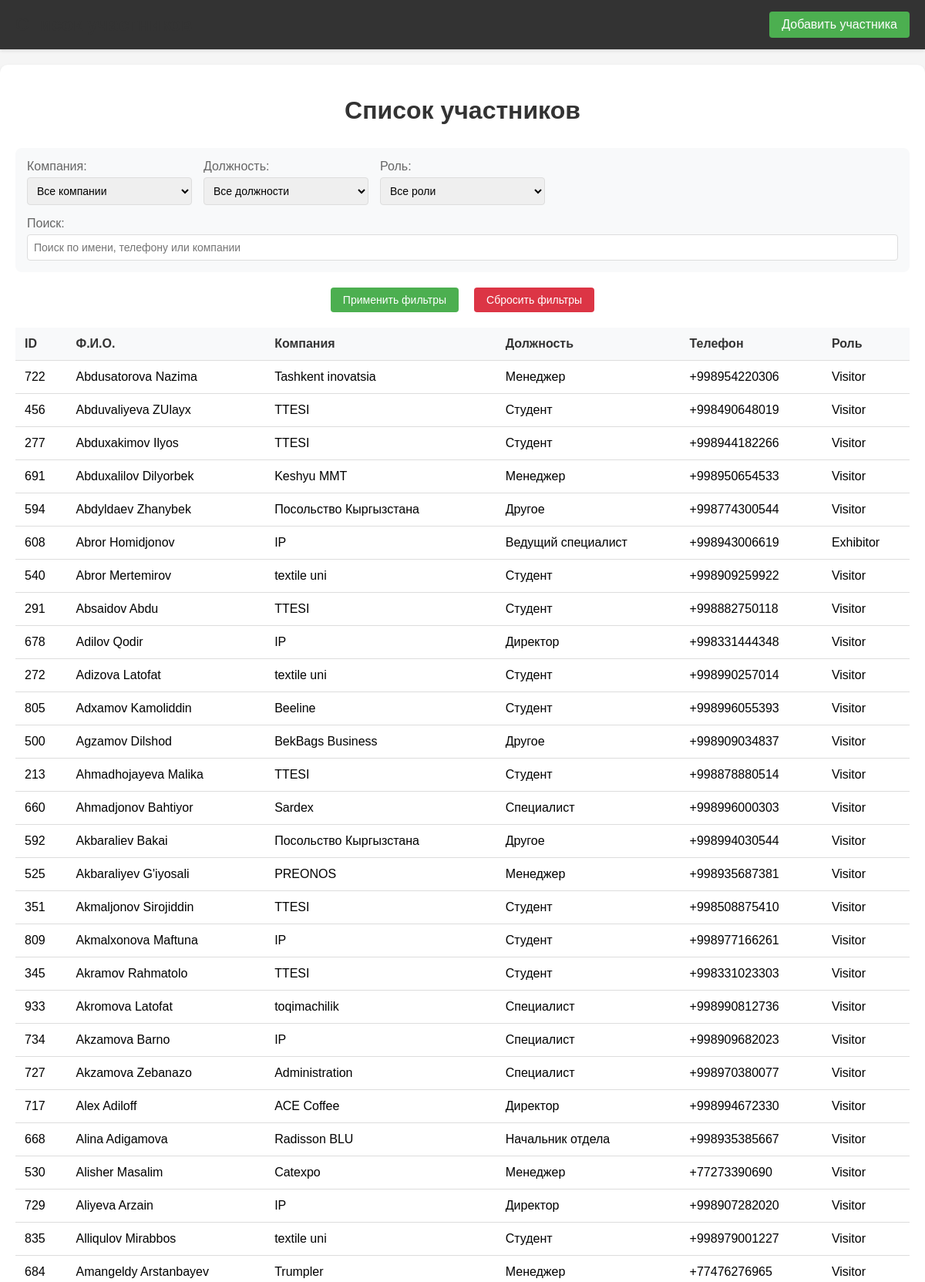
Page /members-list/?page=2 (signed in, upper part) on the committed database.
### api/models.py (models this page shows, shortened)
class Member(models.Model):
    name = models.CharField(max_length=100, verbose_name="Ф. И. О.")
    company = models.ForeignKey(Company, on_delete=models.CASCADE, verbose_name="Компания")
    position = models.ForeignKey(Position, on_delete=models.PROTECT, verbose_name="Должность")
    phone = models.CharField(max_length=15, verbose_name="Телефон")
    role = models.IntegerField(choices=ROLE_CHOISES.choices, default=3)
    qr_code = models.ImageField(upload_to='qr_codes/members/', blank=True, null=True)
    registration_time = models.TimeField(auto_now_add=True, verbose_name="Дата регистрации")

class Company(models.Model):
    name = models.CharField(max_length=100)

class Position(models.Model):
    name = models.CharField(max_length=100, verbose_name="Название должности")
    code = models.CharField(max_length=20, unique=True, verbose_name="Код должности")
    class Meta:
        ordering = ['name']
        verbose_name = "Должность"
        verbose_name_plural = "Должности"

### api/views.py (the view)
@user_passes_test(lambda u: u.is_superuser)
def members_list_view(request):
    members = Member.objects.all().order_by('name')
    company_filter = request.GET.get('company')
    position_filter = request.GET.get('position')
    role_filter = request.GET.get('role')
    search_query = request.GET.get('search')
    if company_filter:
        members = members.filter(company__id=company_filter)
    if position_filter:
        members = members.filter(position__id=position_filter)
    if role_filter:
        members = members.filter(role=role_filter)
    if search_query:
        members = members.filter(
            Q(name__icontains=search_query) |
            Q(phone__icontains=search_query) |
            Q(company__name__icontains=search_query)
        )
    page = request.GET.get('page', 1)
    paginator = Paginator(members, 50)
    try:
        members_page = paginator.page(page)
    except PageNotAnInteger:
        members_page = paginator.page(1)
    except EmptyPage:
        members_page = paginator.page(paginator.num_pages)
    companies = Company.objects.all().order_by('name')
    positions = Position.objects.all().order_by('name')
    return render(request, 'members_list.html', {
        'members': members_page,
        'companies': companies,
        'positions': positions,
        'roles': ROLE_CHOISES.choices,
        'current_filters': {
            'company': company_filter,
            'position': position_filter,
            'role': role_filter,
            'search': search_query
        }
    })

### template/members_list.html (shortened to what this page needs)
{% load static %}
<!DOCTYPE html>
<html lang="ru">
<head>
</head>
<body>
    <header class="header">
        <div class="header-container">
            <h1 class="header-title">Список участников</h1>
            <nav class="header-nav">
                <a href="{% url 'add_member' %}" class="header-link">Добавить участника</a>
            </nav>
        </div>
    </header>
    <div class="container">
        <h1>Список участников</h1>
        <form method="GET" action="{% url 'members_list' %}">
            <div class="filters">
                <div class="filter-group">
                    <label for="company">Компания:</label>
                    <select name="company" id="company">
                        <option value="">Все компании</option>
                    </select>
                </div>
                <div class="filter-group">
                    <label for="position">Должность:</label>
                    <select name="position" id="position">
                        <option value="">Все должности</option>
                    </select>
                </div>
                <div class="filter-group">
                    <label for="role">Роль:</label>
                    <select name="role" id="role">
                        <option value="">Все роли</option>
                    </select>
                </div>
                <div class="filter-group search-box">
                    <label for="search">Поиск:</label>
                    <input type="text" name="search" id="search" placeholder="Поиск по имени, телефону или компании"
                           value="{{ current_filters.search|default:'' }}">
                </div>
            </div>
            <div class="buttons-container">
                <button type="submit">Применить фильтры</button>
                <button type="button" class="clear-filters" onclick="window.location.href='{% url 'members_list' %}'">
                    Сбросить фильтры
                </button>
            </div>
        </form>
        {% if members %}
            <table class="members-table">
                <thead>
                    <tr>
                        <th>ID</th>
                        <th>Ф.И.О.</th>
                        <th>Компания</th>
                        <th>Должность</th>
                        <th>Телефон</th>
                        <th>Роль</th>
                    </tr>
                </thead>
                <tbody>
                    {% for member in members %}
                        <tr>
                            <td>{{ member.id }}</td>
                            <td>{{ member.name }}</td>
                            <td>{{ member.company.name }}</td>
                            <td>{{ member.position.name }}</td>
                            <td>{{ member.phone }}</td>
                            <td>{{ member.get_role_display }}</td>
                        </tr>
                    {% endfor %}
                </tbody>
            </table>
        {% else %}
            <div class="no-results">
                Участники не найдены
            </div>
        {% endif %}
    </div>
</body>
</html>

### template/members_list.html (style rules this page uses)
body { font-family: Arial, sans-serif; margin: 0; padding: 0; background-color: #f5f5f5; }
.header { background-color: #333; color: white; padding: 15px 0; box-shadow: 0 2px 4px rgba(0, 0, 0, 0.1); }
.header-container { max-width: 1200px; margin: 0 auto; display: flex; justify-content: space-between; align-items: center; padding: 0 20px; }
.header-title { margin: 0; font-size: 1.5rem; }
.header-nav { display: flex; gap: 20px; }
.header-link { color: white; text-decoration: none; padding: 8px 16px; border-radius: 4px; background-color: #4CAF50; transition: background-color 0.3s; }
.container { max-width: 1200px; margin: 20px auto; background-color: white; padding: 20px; border-radius: 10px; box-shadow: 0 2px 4px rgba(0, 0, 0, 0.1); }
h1 { color: #333; text-align: center; margin-bottom: 30px; }
.filters { display: grid; grid-template-columns: repeat(auto-fit, minmax(200px, 1fr)); gap: 15px; margin-bottom: 20px; padding: 15px; background-color: #f8f9fa; border-radius: 8px; }
.filter-group { display: flex; flex-direction: column; }
.filter-group label { margin-bottom: 5px; color: #666; }
select, input[type="text"] { padding: 8px; border: 1px solid #ddd; border-radius: 4px; font-size: 14px; }
.search-box { grid-column: 1 / -1; }
button { padding: 8px 16px; background-color: #4CAF50; color: white; border: none; border-radius: 4px; cursor: pointer; font-size: 14px; }
.members-table { width: 100%; border-collapse: collapse; margin-top: 20px; }
.members-table th, .members-table td { padding: 12px; text-align: left; border-bottom: 1px solid #ddd; }
.members-table th { background-color: #f8f9fa; font-weight: bold; color: #333; }
.clear-filters { background-color: #dc3545; margin-left: 10px; }
.buttons-container { display: flex; justify-content: center; gap: 10px; margin-top: 15px; }

### rows in the picture
Member: id "722", name "Abdusatorova Nazima", company.name "Tashkent inovatsia", position.name "Менеджер", phone "+998954220306", role "Visitor"
Member: id "456", name "Abduvaliyeva ZUlayx", company.name "TTESI", position.name "Студент", phone "+998490648019", role "Visitor"
Member: id "277", name "Abduxakimov Ilyos", company.name "TTESI", position.name "Студент", phone "+998944182266", role "Visitor"
Member: id "691", name "Abduxalilov Dilyorbek", company.name "Keshyu MMT", position.name "Менеджер", phone "+998950654533", role "Visitor"
Member: id "594", name "Abdyldaev Zhanybek", company.name "Посольство Кыргызстана", position.name "Другое", phone "+998774300544", role "Visitor"
Member: id "608", name "Abror Homidjonov", company.name "IP", position.name "Ведущий специалист", phone "+998943006619", role "Exhibitor"
Member: id "540", name "Abror Mertemirov", company.name "textile uni", position.name "Студент", phone "+998909259922", role "Visitor"
Member: id "291", name "Absaidov Abdu", company.name "TTESI", position.name "Студент", phone "+998882750118", role "Visitor"
Member: id "678", name "Adilov Qodir", company.name "IP", position.name "Директор", phone "+998331444348", role "Visitor"
Member: id "272", name "Adizova Latofat", company.name "textile uni", position.name "Студент", phone "+998990257014", role "Visitor"
Member: id "805", name "Adxamov Kamoliddin", company.name "Beeline", position.name "Студент", phone "+998996055393", role "Visitor"
Member: id "500", name "Agzamov Dilshod", company.name "BekBags Business", position.name "Другое", phone "+998909034837", role "Visitor"
Member: id "213", name "Ahmadhojayeva Malika", company.name "TTESI", position.name "Студент", phone "+998878880514", role "Visitor"
Member: id "660", name "Ahmadjonov Bahtiyor", company.name "Sardex", position.name "Специалист", phone "+998996000303", role "Visitor"
Member: id "592", name "Akbaraliev Bakai", company.name "Посольство Кыргызстана", position.name "Другое", phone "+998994030544", role "Visitor"
Member: id "525", name "Akbaraliyev G'iyosali", company.name "PREONOS", position.name "Менеджер", phone "+998935687381", role "Visitor"
Member: id "351", name "Akmaljonov Sirojiddin", company.name "TTESI", position.name "Студент", phone "+998508875410", role "Visitor"
Member: id "809", name "Akmalxonova Maftuna", company.name "IP", position.name "Студент", phone "+998977166261", role "Visitor"
Member: id "345", name "Akramov Rahmatolo", company.name "TTESI", position.name "Студент", phone "+998331023303", role "Visitor"
Member: id "933", name "Akromova Latofat", company.name "toqimachilik", position.name "Специалист", phone "+998990812736", role "Visitor"
Member: id "734", name "Akzamova Barno", company.name "IP", position.name "Специалист", phone "+998909682023", role "Visitor"
Member: id "727", name "Akzamova Zebanazo", company.name "Administration", position.name "Специалист", phone "+998970380077", role "Visitor"
Member: id "717", name "Alex Adiloff", company.name "ACE Coffee", position.name "Директор", phone "+998994672330", role "Visitor"
Member: id "668", name "Alina Adigamova", company.name "Radisson BLU", position.name "Начальник отдела", phone "+998935385667", role "Visitor"
Member: id "530", name "Alisher Masalim", company.name "Catexpo", position.name "Менеджер", phone "+77273390690", role "Visitor"
Member: id "729", name "Aliyeva Arzain", company.name "IP", position.name "Директор", phone "+998907282020", role "Visitor"
Member: id "835", name "Alliqulov Mirabbos", company.name "textile uni", position.name "Студент", phone "+998979001227", role "Visitor"
Member: id "684", name "Amangeldy Arstanbayev", company.name "Trumpler", position.name "Менеджер", phone "+77476276965", role "Visitor"
